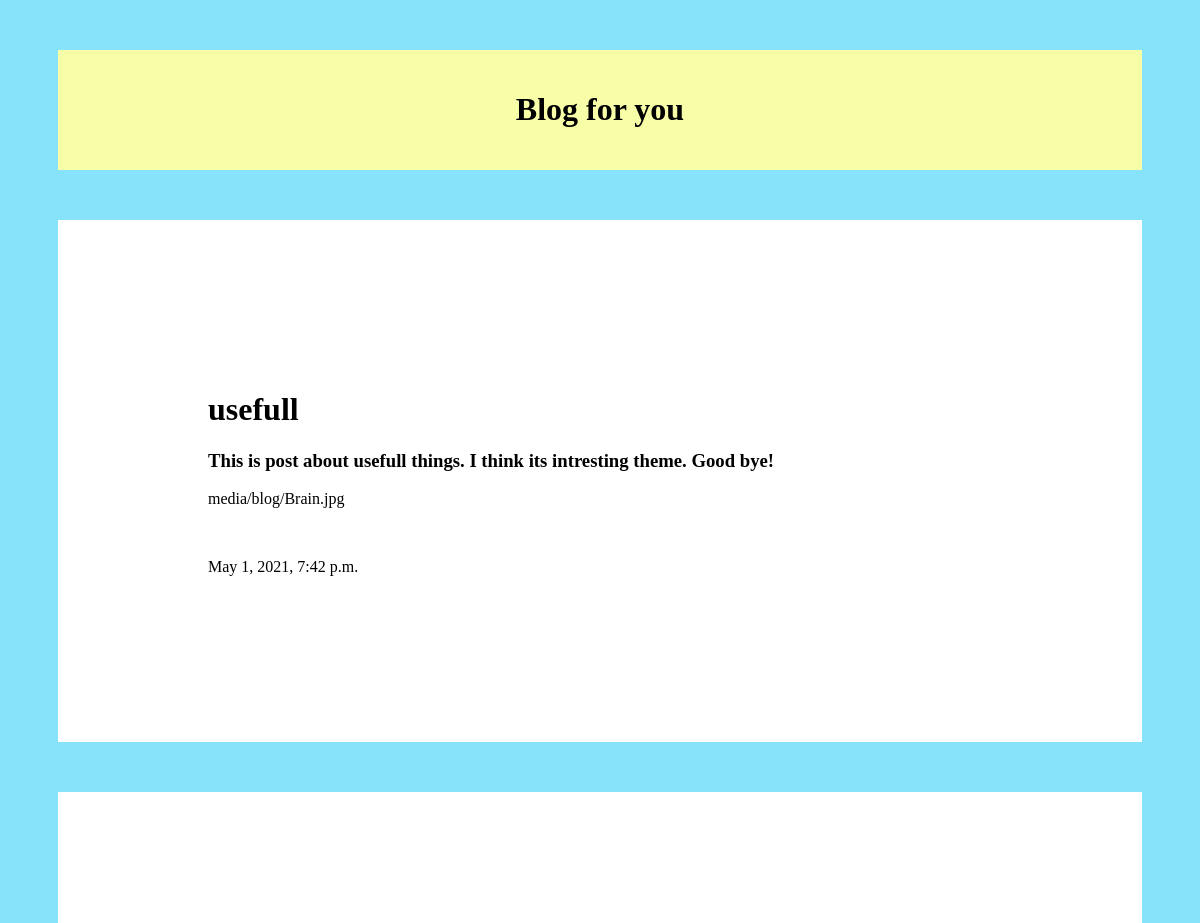
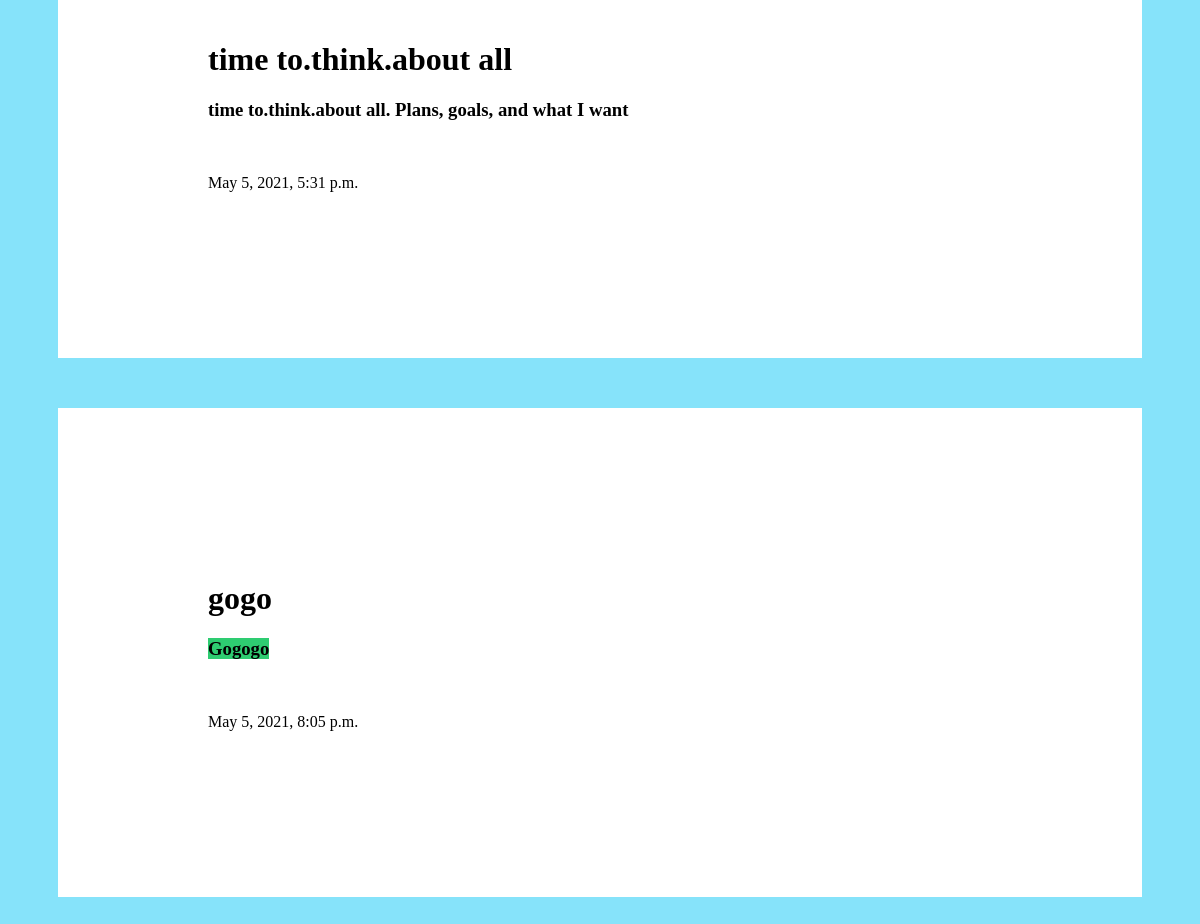
The app's page /blog/ (signed in) with its own data (2 pictures, top to bottom).
### todo/models.py (models this page shows, shortened)
class Post(models.Model):
	title_post = models.CharField(max_length=50)
	post = RichTextUploadingField(blank=True, null=True)
	photo = models.ImageField(upload_to='media/blog', blank=True, null=True)
	time_creation = models.DateTimeField(default=timezone.now)
	category_post= models.ForeignKey(Category, on_delete=models.CASCADE, blank=True, null=True)
	comment = models.TextField(max_length=150, default="", blank=True, null=True)

### todo/views.py (the view)
# urls.py: path('blog/', views.BlogView.as_view(), name="blog"),
class BlogView(LoginRequiredMixin, ListView):
	model = Post
	login_url = 'login/'
	template_name = 'blog/blog.html'
	context_object_name = 'posts'
	ordering = '-time_add'
	def get_queryset(self):
		return Post.objects.all()

### todo/templates/blog/blog.html (shortened to what this page needs)
{% extends 'blog/wrapper_blog.html' %}
  {% block content %}
  <div class="title-blog">
  	<h1 align="center">Blog for you</h1>
  </div>
  	{% for post in posts %}
  		<div class="post-area">
  			<h1><b>{{post.title_post}}</b></h1>
  			<h3>{{post.post|safe}}</h3>
  			<p>{{post.photo}}</p>
  			<p>{{post.time_creation}}</p>
  		</div>
  	{% endfor %}
  {% endblock %}

### todo/templates/blog/wrapper_blog.html (shortened to what this page needs)
{% load static %}
<!DOCTYPE html>
 <html>
 <head>
	 <link rel="stylesheet" href="" type="text/css"/>
 </head>
	 <body>
	  {% block content %}{% endblock %}
	 </body>
 </html>

### todo/templates/blog/wrapper_blog.html (style rules this page uses)
body { background: #86e3faff; }

### todo/templates/blog/blog.html (style rules this page uses)
.post-area { margin: 50px; border: 4px; padding:150px; background: #ffff; }
.title-blog { padding-left:100px; padding-right:100px; padding-bottom:20px; padding-top:20px; margin:50px; background: #f8fea8ff; }

### records on screen
Post: title_post "usefull", post "This is post about usefull things. I think its intresting theme. Good bye!", photo "media/blog/Brain.jpg", time_creation "May 1, 2021, 7:42 p.m."
Post: title_post "time to.think.about all", post "time to.think.about all. Plans, goals, and what I want", time_creation "May 5, 2021, 5:31 p.m."
Post: title_post "gogo", post "Gogogo", time_creation "May 5, 2021, 8:05 p.m."
